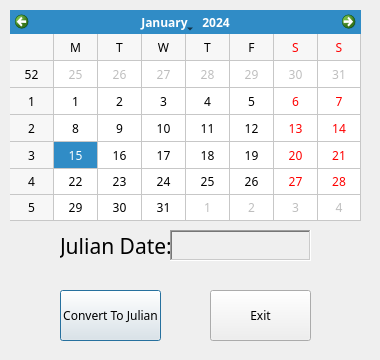
<?xml version="1.0" encoding="UTF-8"?>
<ui version="4.0">
 <class>MyForm</class>
 <widget class="QDialog" name="MyForm">
  <property name="geometry">
   <rect>
    <x>0</x>
    <y>0</y>
    <width>380</width>
    <height>360</height>
   </rect>
  </property>
  <property name="windowTitle">
   <string>Exam4_Part2 by Michael Gain</string>
  </property>
  <widget class="QCalendarWidget" name="calendarWidget">
   <property name="geometry">
    <rect>
     <x>10</x>
     <y>10</y>
     <width>351</width>
     <height>211</height>
    </rect>
   </property>
   <property name="font">
    <font>
     <family>Leelawadee</family>
    </font>
   </property>
   <property name="gridVisible">
    <bool>true</bool>
   </property>
   <property name="horizontalHeaderFormat">
    <enum>QCalendarWidget::SingleLetterDayNames</enum>
   </property>
  </widget>
  <widget class="QLabel" name="label">
   <property name="geometry">
    <rect>
     <x>60</x>
     <y>230</y>
     <width>111</width>
     <height>31</height>
    </rect>
   </property>
   <property name="font">
    <font>
     <family>Leelawadee</family>
     <pointsize>16</pointsize>
    </font>
   </property>
   <property name="text">
    <string>Julian Date:</string>
   </property>
  </widget>
  <widget class="QLabel" name="labelJulianDate">
   <property name="geometry">
    <rect>
     <x>170</x>
     <y>230</y>
     <width>141</width>
     <height>31</height>
    </rect>
   </property>
   <property name="font">
    <font>
     <family>Leelawadee</family>
     <pointsize>16</pointsize>
    </font>
   </property>
   <property name="frameShape">
    <enum>QFrame::WinPanel</enum>
   </property>
   <property name="frameShadow">
    <enum>QFrame::Sunken</enum>
   </property>
   <property name="text">
    <string/>
   </property>
  </widget>
  <widget class="QPushButton" name="pushButtonConvert">
   <property name="geometry">
    <rect>
     <x>60</x>
     <y>290</y>
     <width>101</width>
     <height>51</height>
    </rect>
   </property>
   <property name="font">
    <font>
     <family>Leelawadee</family>
    </font>
   </property>
   <property name="text">
    <string>Convert To Julian</string>
   </property>
   <property name="flat">
    <bool>false</bool>
   </property>
  </widget>
  <widget class="QPushButton" name="pushButtonExit">
   <property name="geometry">
    <rect>
     <x>210</x>
     <y>290</y>
     <width>101</width>
     <height>51</height>
    </rect>
   </property>
   <property name="font">
    <font>
     <family>Leelawadee</family>
    </font>
   </property>
   <property name="text">
    <string>Exit</string>
   </property>
  </widget>
 </widget>
 <resources/>
 <connections/>
</ui>
